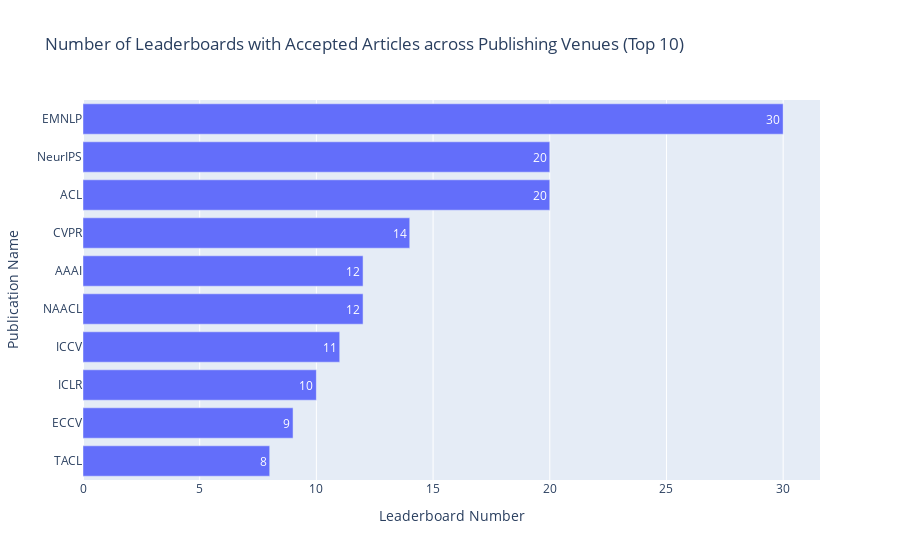

The notebook cell this image was saved under:
### Code cell
df = pd.read_csv(path_rq1 / 'leaderboard_processed.csv')
df_pub = df[df['#Publishing venue'] > 0]
print(f"{round(len(df_pub)/len(df)*100,2)}% ({len(df_pub)} out of {len(df)}) leaderboards are associated with specific publications, including articles, preprints, and reports.")

df_pub['Publishing venues'] = df_pub['Publishing venues'].apply(ast.literal_eval)
df_accepted = df_pub[df_pub['Publishing venues'].apply(lambda x: 'Preprint' not in x)]
print(f"{round(len(df_accepted)/len(df)*100,2)}%  ({len(df_accepted)} out of {len(df_pub)}) articles have been accepted in a specific workshop, conference, and journal.")

df_split = df_accepted.explode('Publishing venues').groupby('Publishing venues').size().reset_index(name='Frequency')
df_split['Weight'] = 1

statistics = {
    'Distribution|Property': 'Leaderboards across Publishing Venues',
    'Mean': np.mean(df_split['Frequency']),
    'Median': np.median(df_split['Frequency']),
    'Mode': stats.mode(df_split['Frequency'])[0],
    'Standard Deviation': np.std(df_split['Frequency']),
    'Gini Coefficient': ineqpy.inequality.gini(data=df_split, income='Frequency', weights='Weight'),
}
df_statistics = pd.read_csv(path_rq1 / 'leaderboard_statistics.csv')
df_statistics = pd.concat([df_statistics, pd.DataFrame([statistics])], ignore_index=True)
df_statistics.drop_duplicates(subset=['Distribution|Property'], keep='last', inplace=True)
df_statistics.sort_values(by='Distribution|Property', inplace=True)
df_statistics.to_csv(path_rq1 / 'leaderboard_statistics.csv', index=False)

df_top = df_split.sort_values(by='Frequency', ascending=False).head(10)
print(f"{df_top['Publishing venues'].iloc[0]} emerges as the conference with the most number of accepted articles, accounting for {round(df_top['Frequency'].iloc[0]/len(df_accepted)*100,2)}% ({df_top['Frequency'].iloc[0]} out of {len(df_accepted)}) of the total.")

fig = go.Figure(go.Bar(
        x=df_top['Frequency'],  # Values for the bar lengths
        y=df_top['Publishing venues'],  # Categories for each bar
        orientation='h',  # Sets the bars to be horizontal
        text=df_top['Frequency'],  # Adds the values as text on each bar
        textposition='auto'  # Automatically positions the text on the bars
))
fig.update_layout(
        title=f'Number of Leaderboards with Accepted Articles across Publishing Venues (Top 10)',
        xaxis_title='Leaderboard Number',
        yaxis_title='Publication Name',
        yaxis_autorange='reversed'  # This line makes the bars go top-down
)
fig.show()

### Figure 1 — Plotly figure (JSON) as saved in the notebook; plotly's stock layout.template omitted (floating-point values rounded to 4 significant figures)
{"data": [{"orientation": "h", "text": [30, 20, 20, 14, 12, 12, 11, 10, 9, 8], "textposition": "auto", "type": "bar", "x": [30, 20, 20, 14, 12, 12, 11, 10, 9, 8], "y": ["EMNLP", "NeurIPS", "ACL", "CVPR", "AAAI", "NAACL", "ICCV", "ICLR", "ECCV", "TACL"]}], "layout": {"title": {"text": "Number of Leaderboards with Accepted Articles across Publishing Venues (Top 10)"}, "xaxis": {"title": {"text": "Leaderboard Number"}}, "yaxis": {"autorange": "reversed", "title": {"text": "Publication Name"}}}}
